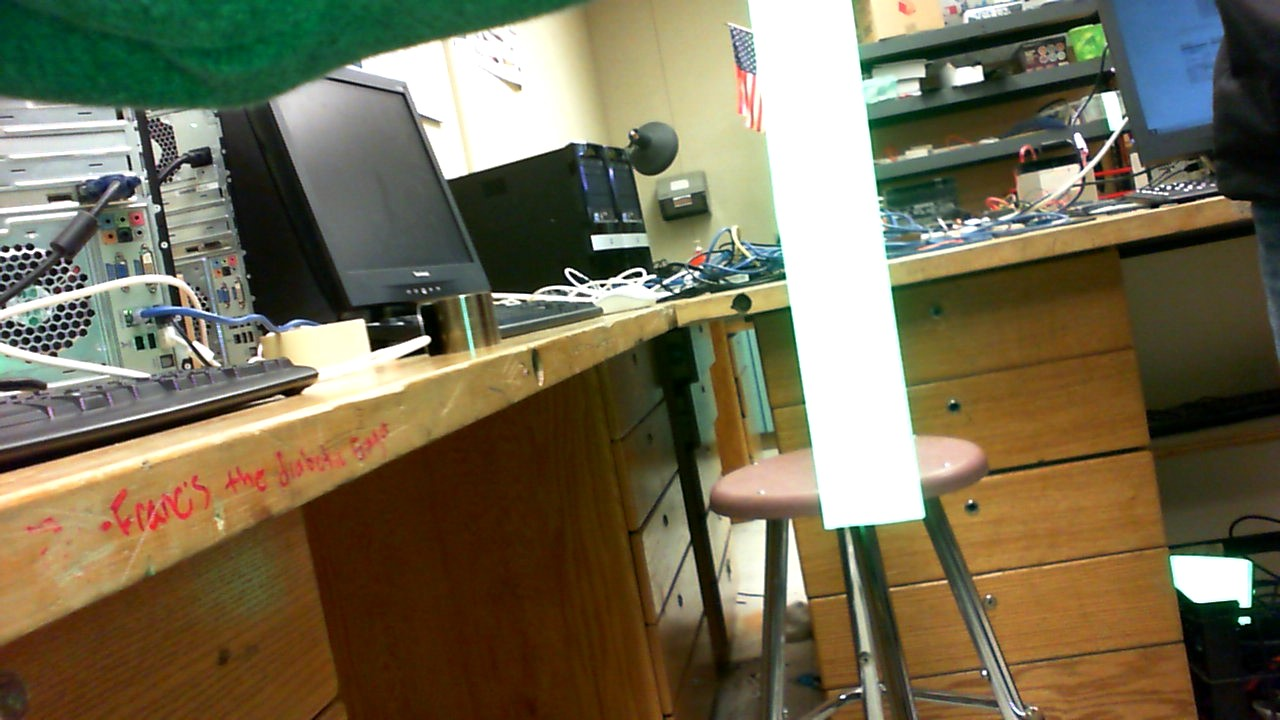
#> input picture Picturos/4ftTape.jpg, 1280 x 720 px, found by its file name
$ python Max.py   (older library calls are emulated)
#> lines starting #> are read from the running program, lines starting #| are printed output that depends on the picture; after the words box and inside, x2 and y2 are one past the last pixel; in counts of white or black regions, pixels touching at a corner belong together; long printed decimals are rounded
import numpy as np
import cv2
import math


#white color ranges
upperwhite = np.array([255, 255, 255]) # <-- white
lowerwhite= np.array([250, 250, 250])   # <-- white
#upperwhite = np.array([255, 255, 255]) #<-- green
#lowerwhite= np.array([80, 150, 0]) #<-- green

#image used in program
im = cv2.imread('C:/Users/GravitechX/Desktop/4ftTape.jpg', 1)
#> im is the input picture: shape (720, 1280, 3); mean B, G, R 83.2, 108.6, 116.5

#set up image
image = cv2.medianBlur(im, 5)

#gets the height, width and channels of the image. (I have no idea what the channels are)
height, width, channels = im.shape

#do the raaaange
intermed = cv2.inRange(image, lowerwhite, upperwhite)
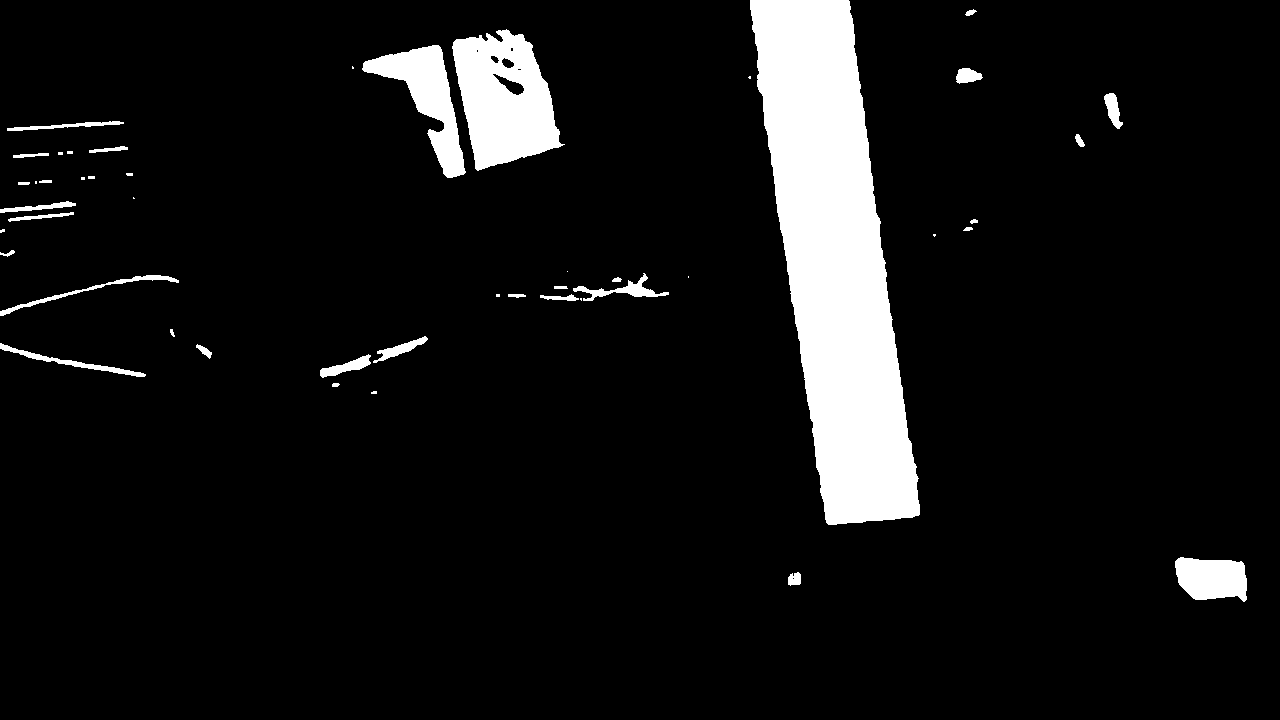
#> intermed: shape (720, 1280); 8.1% white; 47 white regions (14 under 20 px), largest, box (x1, y1, x2, y2) and area: (750, 0, 920, 525) 51176, (452, 29, 565, 171) 10187, (362, 45, 466, 178) 4921

#change the colorspace
final = cv2.cvtColor(intermed, cv2.COLOR_GRAY2BGR)
#> final: shape (720, 1280, 3); 8.1% white; 47 white regions (14 under 20 px)

#sets up contour stuff
ret,thresh = cv2.threshold(intermed, 255, 255, 255)
intermed, contours, hierarchy = cv2.findContours(intermed,cv2.RETR_TREE,cv2.CHAIN_APPROX_NONE)
#> contours = 54 contours, 24 with area under 20; largest, box (x1, y1, x2, y2) and area: (750, 0, 920, 525) 50562, (452, 29, 565, 171) 10342, (362, 45, 466, 178) 4723, (1175, 557, 1247, 602) 2473, (0, 343, 146, 377) 572

#finds the biggest contour number and area
biggest_contour = 0
y = 0

for x in range(0, len(contours)):
    if x == 0:
        biggest_contour = cv2.contourArea(contours[x])
        y = x
    elif cv2.contourArea(contours[x]) > cv2.contourArea(contours[y]):
        biggest_contour = cv2.contourArea(contours[x])
        y = x
    x += 1
#> this loop made 54 passes
#> biggest_contour on passes 1, 3, 45, 46, 54: 121.5, 2473, 4723, 10341.5, 50561.5

#variables to be used in finding the average point of the tape
cnt = contours[y]
#> cnt = contour of 1227 points, box (x1, y1, x2, y2) (750, 0, 920, 525), area 50562
M = cv2.moments(cnt)
#> M = moments, m00 50561.5, centre m10/m00, m01/m00 = (834.5, 257.8)

cx = int(M['m10']/M['m00']) #Average x point of contour box
#> cx = 834
cy = int(M['m01']/M['m00']) #Average y point of contour box
#> cy = 257

#finds the biggest and lowest x values and the values
hiya = 0
hiyaval = 0
lowa = len(contours[y])
#> lowa = 1227
lowaval = 0

for num in range(0, len(contours[y])):
    if num == 0:
        hiya = num
        lowa = len(contours[y]) - 1
    elif contours[y][num][0][0] < contours[y][lowa][0][0]:
        lowa = num
        lowaval = contours[y][num][0][0] * 0.4
    elif contours[y][num][0][0] > contours[y][hiya][0][0]:
        hiya = num
        hiyaval = contours[y][num][0][0] * 0.4
    x += 1
#> this loop made 1227 passes
#> (lowa, lowaval) on pass 2: (1, 300)
#> after the loop, hiyaval = 367.6; lowaval = 300; x = 1281

yhiyaval = contours[y][hiya][0][1]
#> yhiyaval = 514
ylowaval = contours[y][lowa][0][1]
#> ylowaval = 1

#cv2.GoodMemes(now)

rect = cv2.minAreaRect(cnt)
#> rect = ((834.1, 258.1), (103.8, 534.7), -8.15)
box = cv2.boxPoints(rect)
#> box = [[820.6, 530.1], [744.8, 0.745], [847.6, -13.97], [923.4, 515.4]]
box = np.int0(box)
#> box = [[820, 530], [744, 0], [847, -13], [923, 515]]
cv2.drawContours(im, [box], 0, (0,255,255), 5)
#> im: shape (720, 1280, 3); 0.88% of pixels changed, all inside (x1, y1, x2, y2) = (741, 0, 927, 534)
cv2.drawContours(final, [box], 0, (0,255,255), 5)

#DRAWINGS#
#draws the box contours
final = cv2.drawContours(final, contours[y], -1, (0, 0, 255), 5)
im = cv2.drawContours(im, contours[y], -1, (0, 0, 255), 5)
#> im: shape (720, 1280, 3); mean B, G, R 80.4, 106.7, 117.2

#draws the centroids
cv2.circle(final, (cx, cy), 1, (0,255,0), thickness=30, lineType=8, shift=0)
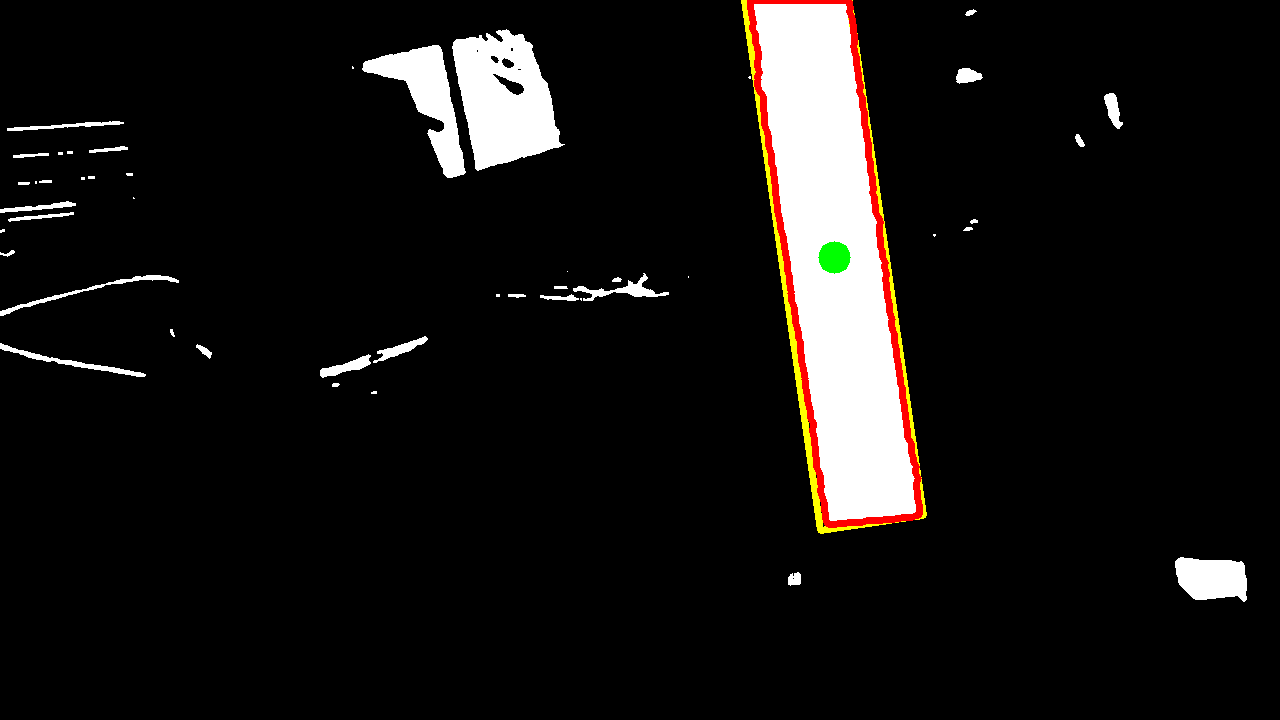
#> final: shape (720, 1280, 3); mean B, G, R 19.1, 20.5, 22.6
cv2.circle(im, (cx, cy), 1, (0,255,0), thickness=30, lineType=8, shift=0)

#draws center points
cv2.circle(im, (int(width/2), cy), 1, (255,0,0), thickness=30, lineType=8, shift=0)
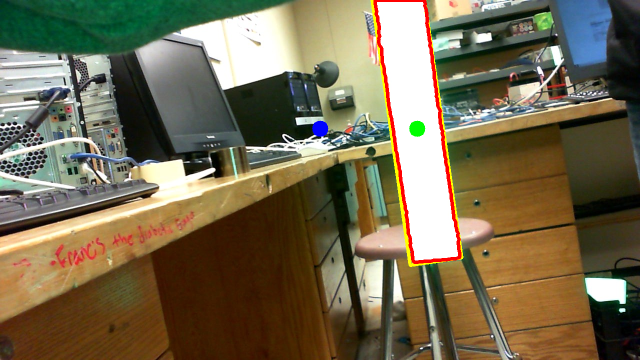
#> im: shape (720, 1280, 3) (shown at 1/2 size); mean B, G, R 80.4, 106.7, 117
cv2.circle(final, (int(width/2), cy), 1, (255,0,0), thickness=30, lineType=8, shift=0)

distance = cx - int(width/2)
#> distance = 194

#END PROCESSES#
#resizes the images
resize = 1
im = cv2.resize(im, (0,0), fx=resize, fy=resize)
intermed = cv2.resize(intermed, (0,0), fx=resize, fy=resize)
final = cv2.resize(final, (0,0), fx=resize, fy=resize)

#finds dimensions of image
height, width, channels = im.shape

#mitochondria is the powerhouse of the cell
realcx = cx * resize
#> realcx = 834
middleline = width / 2
distancefrom = realcx - middleline
#> distancefrom = 194
hiyaval = math.ceil(hiyaval)
#> hiyaval = 368
lowaval = math.floor(lowaval)
yhiyaval = yhiyaval * resize
yhiyaval = math.ceil(yhiyaval)
ylowaval = ylowaval * resize
ylowaval = math.floor(ylowaval)

#set up variables for corners
realx = 0
realy = 0
realxx = 0
realyy = 0

#comparing the y values of the rectangle to find bottom
firstheight = box[0][1] - box[1][1]
#> firstheight = 530
secondheight = box[0][1] - box[3][1]
#> secondheight = 15
#sets the bottom corner (x, y) values to the bottom left corner
if firstheight > secondheight:
    realx = box[0][0]
#> realx = 820
    realy = box[0][1]
#> realy = 530
if firstheight < secondheight:
    realx = box[1][0]
    realy = box[1][1]

realx = realx * resize
realy = realy * resize

realx = math.ceil(realx)
realy = math.ceil(realy)

firstthing = box[3][1] - box[2][1]
#> firstthing = 528
secondthing = box[0][1] - box[3][1]
#> secondthing = 15
#does the same thing as above but with bottom right corner
if firstthing > secondthing:
    realxx = box[3][0]
#> realxx = 923
    realyy = box[3][1]
#> realyy = 515
if firstthing < secondthing:
    realxx = box[0][0]
    realyy = box[0][1]

realxx = realxx * resize
realyy = realyy * resize

realxx = math.ceil(realxx)
realyy = math.ceil(realyy)

#finds the top left corner of the bounding rectangle (x, y) and the width and height (h and w)
x,y,w,h = cv2.boundingRect(cnt)
#> x = 750; y = 0; w = 170; h = 525
#adjust to image resize value to conform to social convention
x = x * resize
y = y * resize
w = w * resize
h = h * resize
#round so that it doesn't give you an error due to float value
x = math.ceil(x)
y = math.ceil(y)
w = math.ceil(w)
h = math.ceil(h)
#draws the good rectangles
cv2.rectangle(final,(x,y),(x+w,y+h),(0,255,0),2)
cv2.rectangle(im,(x,y),(x+w,y+h),(0,255,0),2)
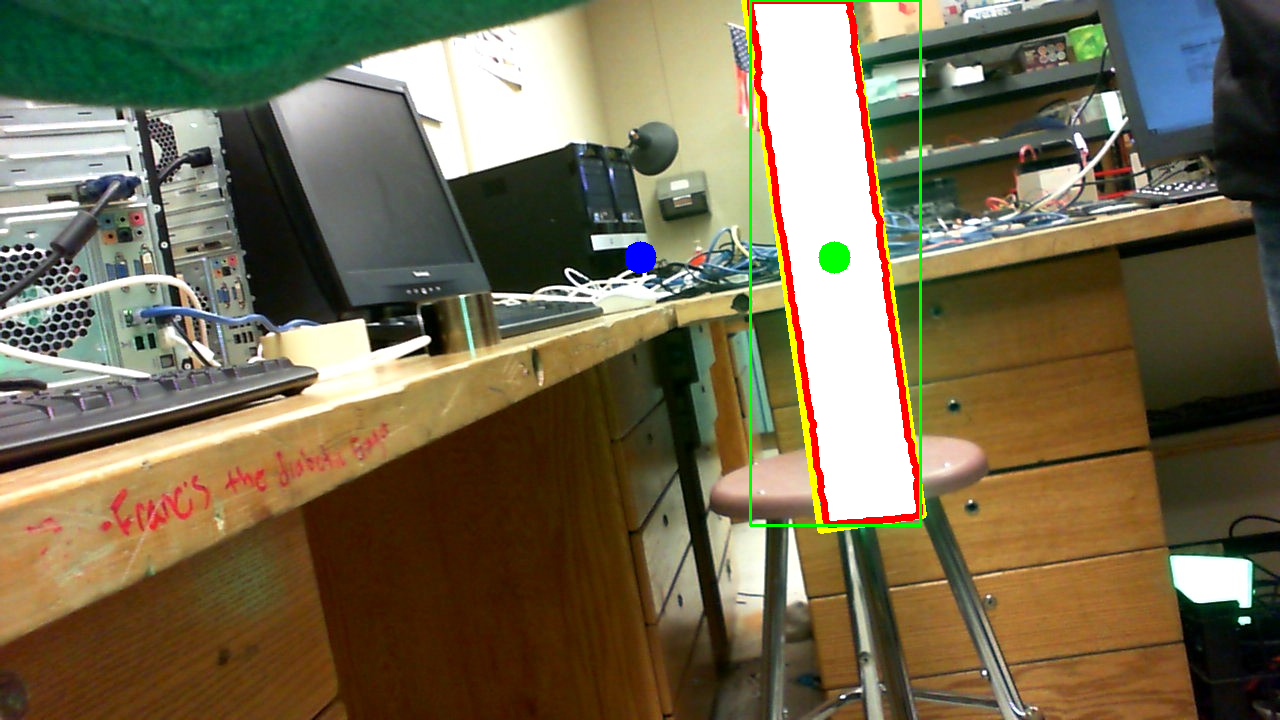
#> im: shape (720, 1280, 3); 0.43% of pixels changed, all inside (x1, y1, x2, y2) = (749, 0, 922, 527)

factor = 0.3149331777342597
factor = factor / 2             #factor used in finding distance from tape to robot

firstsquare = math.pow(realxx - realx, 2)   #used to find width of tape in pixels
#> firstsquare = 10609
secondsquare = math.pow(realyy - realy, 2)  #used to find width of tape in pixels
#> secondsquare = 225

widthoftape = math.sqrt(firstsquare + secondsquare) #Pythagorean Theorem to find width of tape
#> widthoftape = 104.1

distance = (width/widthoftape) * factor     #Finds distance from robot to tape
#> distance = 1.94
distance_in_meters = distance * 0.3048      #Converts distance to meters
#> distance_in_meters = 0.59

cent_of_img = (width/2)                     #Finds center of image

dist_to_cent = ((cx-cent_of_img) * ((1/6)/widthoftape))     #Finds arc distance (used for finding degrees)
#> dist_to_cent = 0.311

degree = (dist_to_cent/(math.pi * 2 * distance)) * 360      #Finds degree (positive = right)
#> degree = 9.19


print ("Degree = %s" %degree)
#| Degree = 9.191
print ("Distance = %s" %distance)
#| Distance = 1.936


#draws the good circles
cv2.circle(im, (hiyaval, yhiyaval), 1, (0,255,0), thickness=10, lineType=8, shift=0)
#> im: shape (720, 1280, 3); 0.01% of pixels changed, all inside (x1, y1, x2, y2) = (362, 508, 375, 521)
cv2.circle(im, (lowaval, ylowaval), 1, (0,255,0), thickness=10, lineType=8, shift=0)
#> im: shape (720, 1280, 3); mean B, G, R 80, 107.2, 116.2
cv2.circle(final, (hiyaval, yhiyaval), 1, (0,255,0), thickness=10, lineType=8, shift=0)
#> final: shape (720, 1280, 3); mean B, G, R 19.3, 21.6, 22.4
cv2.circle(final, (lowaval, ylowaval), 1, (0,255,0), thickness=10, lineType=8, shift=0)
#> final: shape (720, 1280, 3); mean B, G, R 19.3, 21.6, 22.4

cv2.circle(im, (realx, realy), 1, (0,255,0), thickness=10, lineType=8, shift=0)
#> im: shape (720, 1280, 3); mean B, G, R 80, 107.2, 116.2
cv2.circle(final, (realx, realy), 1, (0,255,0), thickness=10, lineType=8, shift=0)
#> final: shape (720, 1280, 3); mean B, G, R 19.3, 21.6, 22.4
cv2.circle(im, (realxx, realyy), 1, (0,255,0), thickness=10, lineType=8, shift=0)
#> im: shape (720, 1280, 3); mean B, G, R 80, 107.2, 116.2
cv2.circle(final, (realxx, realyy), 1, (0,255,0), thickness=10, lineType=8, shift=0)
#> final: shape (720, 1280, 3); mean B, G, R 19.3, 21.7, 22.4

#DO NOT DELETE essential string
print("I chose to sat there -Nira 1/21/18")

#displays the images
cv2.imshow('Start', im)
cv2.imshow('Middle', intermed)
cv2.imshow('Finish', final)

#kills the windows when a key is pressed
cv2.waitKey(0)
cv2.destroyAllWindows()
#mitochondria is still the powerhouse of the cell
